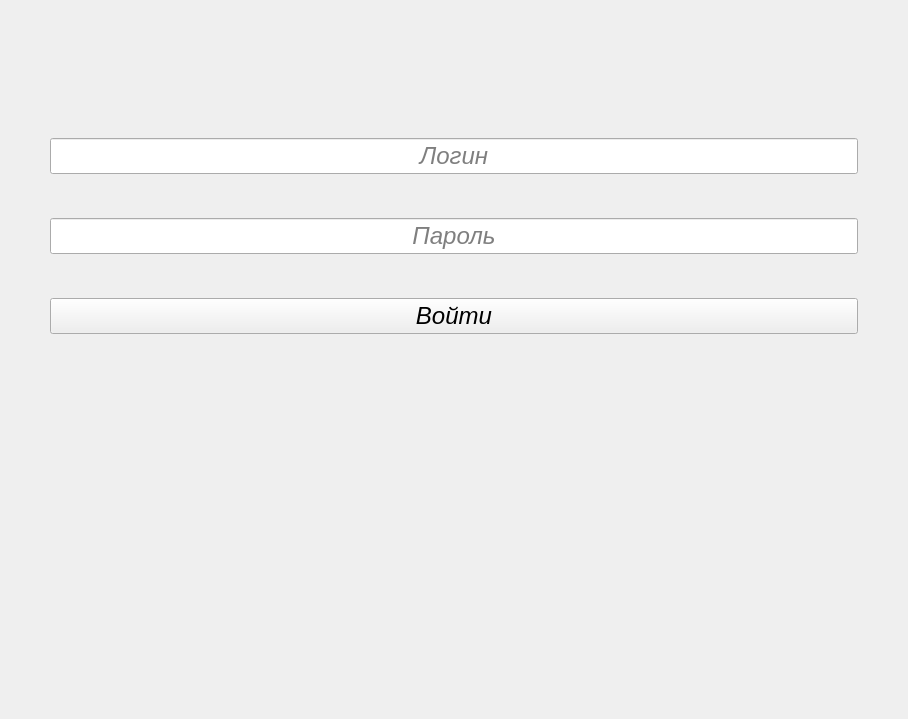
<?xml version="1.0" encoding="UTF-8"?>
<ui version="4.0">
 <class>login_form</class>
 <widget class="QWidget" name="login_form">
  <property name="geometry">
   <rect>
    <x>0</x>
    <y>0</y>
    <width>908</width>
    <height>719</height>
   </rect>
  </property>
  <property name="sizePolicy">
   <sizepolicy hsizetype="Fixed" vsizetype="Fixed">
    <horstretch>0</horstretch>
    <verstretch>0</verstretch>
   </sizepolicy>
  </property>
  <property name="maximumSize">
   <size>
    <width>2079</width>
    <height>720</height>
   </size>
  </property>
  <property name="windowTitle">
   <string>Авторизация</string>
  </property>
  <property name="windowIcon">
   <iconset theme="applications-internet"/>
  </property>
  <property name="autoFillBackground">
   <bool>false</bool>
  </property>
  <layout class="QGridLayout" name="gridLayout">
   <property name="leftMargin">
    <number>50</number>
   </property>
   <property name="topMargin">
    <number>100</number>
   </property>
   <property name="rightMargin">
    <number>50</number>
   </property>
   <property name="bottomMargin">
    <number>50</number>
   </property>
   <item row="0" column="0">
    <widget class="QLineEdit" name="login_text">
     <property name="sizePolicy">
      <sizepolicy hsizetype="Preferred" vsizetype="Fixed">
       <horstretch>0</horstretch>
       <verstretch>0</verstretch>
      </sizepolicy>
     </property>
     <property name="font">
      <font>
       <pointsize>18</pointsize>
       <italic>true</italic>
      </font>
     </property>
     <property name="whatsThis">
      <string>Логин</string>
     </property>
     <property name="text">
      <string/>
     </property>
     <property name="alignment">
      <set>Qt::AlignCenter</set>
     </property>
     <property name="placeholderText">
      <string>Логин</string>
     </property>
    </widget>
   </item>
   <item row="1" column="0">
    <widget class="QLineEdit" name="password_text">
     <property name="sizePolicy">
      <sizepolicy hsizetype="Preferred" vsizetype="Fixed">
       <horstretch>0</horstretch>
       <verstretch>0</verstretch>
      </sizepolicy>
     </property>
     <property name="font">
      <font>
       <pointsize>18</pointsize>
       <italic>true</italic>
      </font>
     </property>
     <property name="whatsThis">
      <string>Пароль</string>
     </property>
     <property name="echoMode">
      <enum>QLineEdit::Password</enum>
     </property>
     <property name="alignment">
      <set>Qt::AlignCenter</set>
     </property>
     <property name="placeholderText">
      <string>Пароль</string>
     </property>
    </widget>
   </item>
   <item row="2" column="0">
    <widget class="QPushButton" name="btn_login">
     <property name="enabled">
      <bool>true</bool>
     </property>
     <property name="font">
      <font>
       <pointsize>18</pointsize>
       <italic>true</italic>
      </font>
     </property>
     <property name="text">
      <string>Войти</string>
     </property>
    </widget>
   </item>
   <item row="3" column="0">
    <widget class="QLabel" name="evp_img">
     <property name="maximumSize">
      <size>
       <width>1500</width>
       <height>250</height>
      </size>
     </property>
     <property name="text">
      <string/>
     </property>
     <property name="pixmap">
      <pixmap>../Images/Logo_without_font.png</pixmap>
     </property>
     <property name="scaledContents">
      <bool>false</bool>
     </property>
     <property name="alignment">
      <set>Qt::AlignCenter</set>
     </property>
    </widget>
   </item>
  </layout>
 </widget>
 <resources/>
 <connections/>
</ui>
